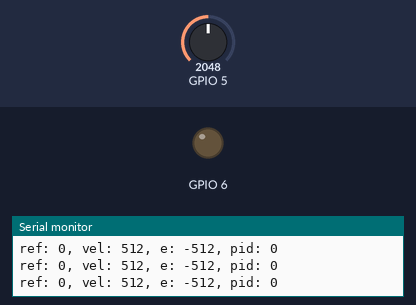
A program run on a simulated ESP32-S3. Shown: output pins drawn as LEDs (lit = HIGH), the last lines printed to the serial monitor. The inputs (shaded band) are chosen by the test bench; at power-on: GPIO 5 = 2048 (analog values on the 0–4095 scale).

Above: at 1.2 s.
1.3 s: GPIO 5 set to 529
3.2 s: GPIO 5 set to 507
6.2 s: GPIO 5 set to 491
At 6.46 s:
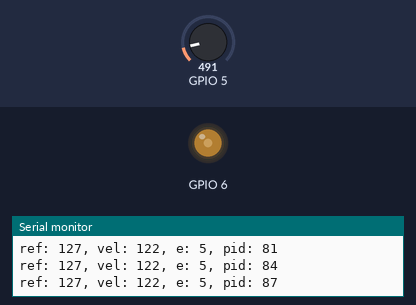
9.2 s: GPIO 5 set to 1228
At 10.2 s:
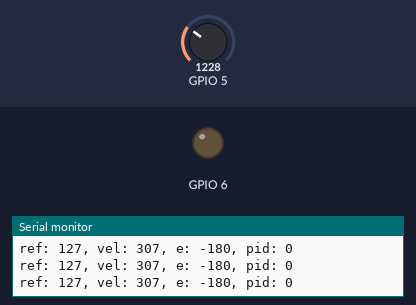
Timing chart, 0 to 11.7 s (numbered marks = the images above; inputs shaded):
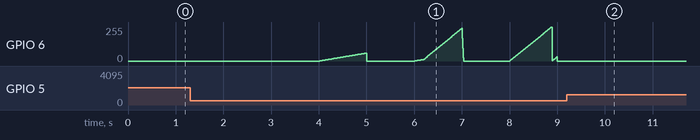

Measured:
- after the input at 9.2 s, GPIO 6: stops changing and stays 0/255

The program:

main.cpp
```cpp
#include <cmath>
#include <Arduino.h>

using millis_t = unsigned long;

namespace ctrl {
  constexpr double KP = 0.03, KI = 0.6, KD = 0.6E-3; /** TODO: poner los valores que encontremos nosotros */
  constexpr double TI = KI / KP, TD = KD / KP;
  constexpr double KR = 1.0 / std::sqrt(TI*TD); /*< Ganancia de rastreo/antiwindup */
}


namespace pin {
  constexpr int MOTOR_MISO = 5;
  constexpr int MOTOR_MOSI = 6;
}

namespace time {
  constexpr millis_t SAMPLE_PERIOD = 10; /** TODO: ver el maximo valor adecuado */
}
constexpr int16_t MAX_OUT_VALUE = 255;

bool antiwindup;


/**
 * \brief Controlador PID simple para un motor DC.
 * \param error La diferencia entre el valor deseado y el actual (setpoint - actual).
 * \return La salida del controlador PID, limitada al rango del ADC.
 * \note No tomamos en consideracion que el motor pueda ir en reversa,
 *       todos los valores son para que vaya adelante.
 */
int16_t
pid_controller(int16_t error)
{
  static long integral = 0;
  static int16_t previous_error = 0;

  integral += error;
  const int16_t derivative = error - previous_error;
  previous_error = error;

  long output = (long)(ctrl::KP*error) + (long)(ctrl::KI*integral) + (long)(ctrl::KD*derivative);

  bool windup = (output > MAX_OUT_VALUE || output < 0);
  if (windup) {
    // Si hay windup, reiniciar integral y derivada
    integral = 0;
    previous_error = 0;
    if (antiwindup) {
      const long antiwindup_feedback = (long)(ctrl::KR * (output - MAX_OUT_VALUE));
      output = (long)(ctrl::KP*error) +
               (long)((ctrl::KI + antiwindup_feedback)*integral) +
               (long)(ctrl::KD*derivative);
    }
    output = (output > MAX_OUT_VALUE) ? MAX_OUT_VALUE : 0; // Limitar a 0 si es negativo
  }

  return output;
}

void setup() {
  Serial.begin(115200);
  pinMode(pin::MOTOR_MISO, INPUT);
  pinMode(pin::MOTOR_MOSI, OUTPUT);

  analogReadResolution(10); // Para compatibilidad con Arduino UNO

  analogWriteFrequency(pin::MOTOR_MOSI, 500);
  analogWriteResolution(pin::MOTOR_MOSI, 8);
}

void loop() {
  // Ejemplo de uso con valores ADC directos
  millis_t current = millis();
  static millis_t last = 0;
  if (current - last >= time::SAMPLE_PERIOD) {
    const int16_t ref = (sin(2*PI * 0.5*(current / 1000.0)) > 0) * (0.5 * MAX_OUT_VALUE);
    last = current;
    const int16_t actual = analogRead(pin::MOTOR_MISO);
    const int16_t error =  ref - actual;

    const int16_t control_output = pid_controller(error);
    analogWrite(pin::MOTOR_MOSI, control_output);
    Serial.printf("ref: %d, vel: %d, e: %d, pid: %d\n", ref, actual, error, control_output);
  }
}
```
